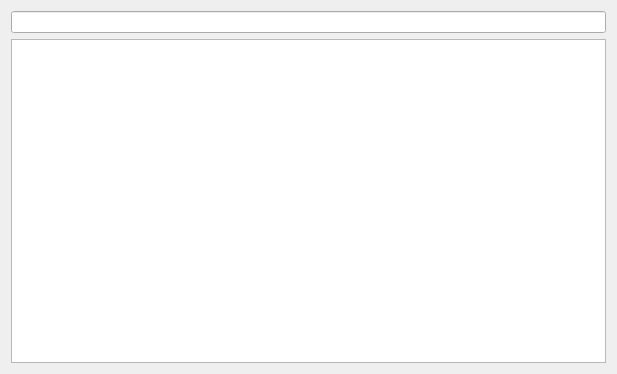
<?xml version="1.0" encoding="UTF-8"?>
<ui version="4.0">
 <class>RawBodyView</class>
 <widget class="QWidget" name="RawBodyView">
  <property name="geometry">
   <rect>
    <x>0</x>
    <y>0</y>
    <width>617</width>
    <height>374</height>
   </rect>
  </property>
  <property name="windowTitle">
   <string>Form</string>
  </property>
  <layout class="QVBoxLayout" name="verticalLayout">
   <item>
    <widget class="QLineEdit" name="contentType"/>
   </item>
   <item>
    <widget class="QPlainTextEdit" name="rawBody">
     <property name="lineWrapMode">
      <enum>QPlainTextEdit::NoWrap</enum>
     </property>
     <property name="tabStopDistance">
      <double>40.000000000000000</double>
     </property>
    </widget>
   </item>
  </layout>
 </widget>
 <resources/>
 <connections/>
</ui>
